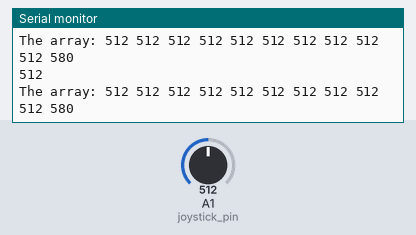
The sketch below on a simulated Arduino Uno, built with avr-gcc and run on an emulated ATmega328P. On the bench: the last lines printed to the serial monitor. The test bench sets the inputs (shaded band); at power-on: A1 (joystick_pin) = 512.

Above: at 1.2 s.
1.3 s: A1 (joystick_pin) set to 110
At 2.1 s:
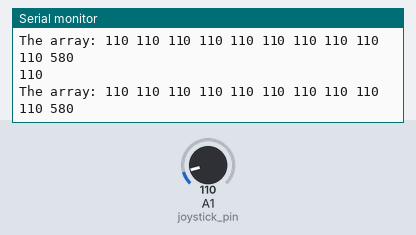
4.3 s: A1 (joystick_pin) set to 94
At 5.4 s:
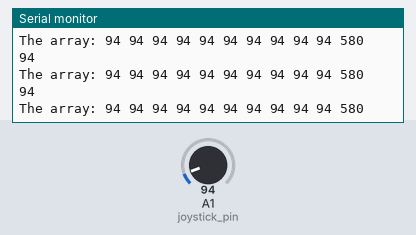
16.3 s: A1 (joystick_pin) set to 991
At 17.1 s:
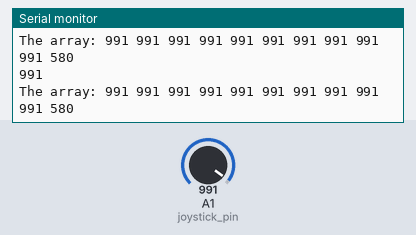
19.3 s: A1 (joystick_pin) set to 1014
At 19.9 s:
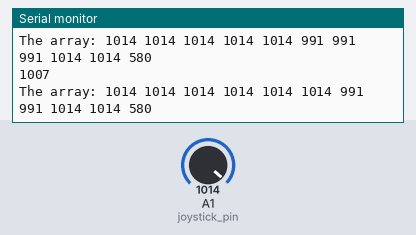
Timing chart, 0 to 21.8 s (numbered marks = the images above; inputs shaded):
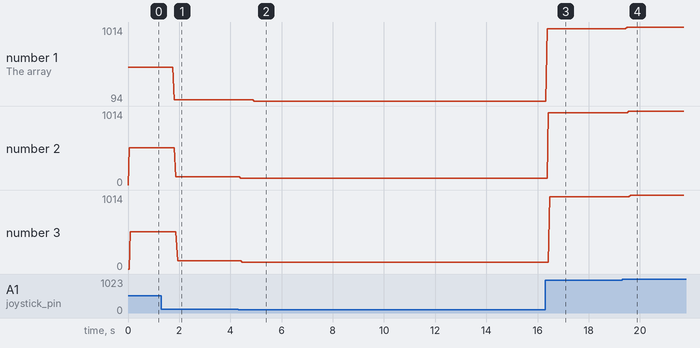

The sketch:

XBeeServoSource_Averaged_01.ino
```cpp
//Receiving Data
#include <Servo.h>
#include <SoftwareSerial.h>

const int joystick_pin = A1;

// for AveragedJoystickValue()
const int numReadings = 10;
int readings[numReadings];      // the readings from the analog input
int readIndex = 0;              // the index of the current reading
int total = 0;                  // the running total
int average = 0;                // the average


SoftwareSerial xbee(2,3);

void setup() {
  Serial.begin(9600);
  xbee.begin(9600);
  for (int thisReading = 0; thisReading < numReadings; thisReading++)
    readings[thisReading] = 0;
}

void loop() {
  int joystick_value = AveragedJoystickValue(analogRead(joystick_pin));
  xbee.print(joystick_value);
  xbee.println();
  Serial.print(joystick_value);
  Serial.println();
  delay(1);
}

int AveragedJoystickValue(int inputValue)
{
  total = total - readings[readIndex];
  readings[readIndex] = inputValue;
  total = total + readings[readIndex];
  readIndex++;

  if (readIndex >= numReadings)
    readIndex = 0;

  Serial.print("The array: ");
  for (int i =0; i<=numReadings;i++)
  {
    Serial.print(readings[i]);
    Serial.print(" ");
  }
  Serial.print("\n");

  average = total / numReadings;
  //Serial.println(average);
  return average;
}
```

Measured:
- after the input at 1.3 s, the serial monitor: prints a new line after 0.13 s (image 1)
- after the input at 4.3 s, the serial monitor: prints a new line after 0.11 s (image 2)
- after the input at 16.3 s, the serial monitor: prints a new line after 0.07 s (image 3)
- after the input at 19.3 s, the serial monitor: prints a new line after 0.07 s (image 4)
- plotted number 1: 512 → 110 after the input at 1.3 s, 110 → 94 after the input at 4.3 s, 94 → 991 after the input at 16.3 s, 991 → 1014 after the input at 19.3 s
- plotted number 2: 512 → 110 after the input at 1.3 s, 110 → 94 after the input at 4.3 s, 94 → 991 after the input at 16.3 s, 991 → 1014 after the input at 19.3 s
- plotted number 3: 512 → 110 after the input at 1.3 s, 110 → 94 after the input at 4.3 s, 94 → 991 after the input at 16.3 s, 991 → 1014 after the input at 19.3 s
